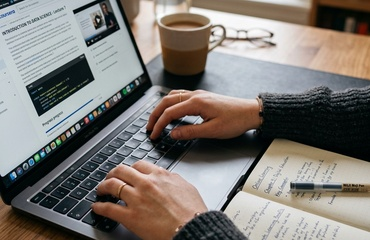
#> input picture media/courses/course_img_0.jpg, 370 x 240 px
$ python -i add_dm_image.py   (imports and definitions only)
#> lines starting #> are read from the running program, lines starting #| are printed output that depends on the picture
import os
import django
from PIL import Image

# [2 lines not run here, left out]

from courses.models import Course

def resize_and_crop(img_path, dest_path, target_size=(370, 436)):
#> called with img_path = 'media/courses/course_img_0.jpg', dest_path = 'out.png', target_size = (370, 436)
    with Image.open(img_path) as img:
#> img is the input picture: PIL image 370x240 RGB; mean R, G, B 127.2, 122.2, 117.1
        img = img.convert("RGBA")
#> img: PIL image 370x240 RGBA
        img_aspect = img.width / img.height
#> img_aspect = 1.54
        target_aspect = target_size[0] / target_size[1]

        if img_aspect > target_aspect:
            # Crop width
            new_width = int(target_aspect * img.height)
#> new_width = 203
            offset = (img.width - new_width) / 2
#> offset = 83.5
            crop_box = (offset, 0, img.width - offset, img.height)
#> crop_box = (83.5, 0, 286.5, 240)
        else:
            # Crop height
            new_height = int(img.width / target_aspect)
            offset = (img.height - new_height) / 2
            crop_box = (0, offset, img.width, img.height - offset)

        img = img.crop(crop_box)
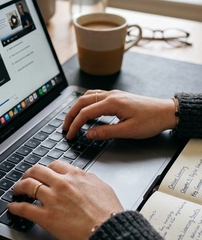
#> img: PIL image 202x240 RGBA; mean R, G, B, A 132.6, 123.9, 118.1, 255
        img = img.resize(target_size, Image.Resampling.LANCZOS)
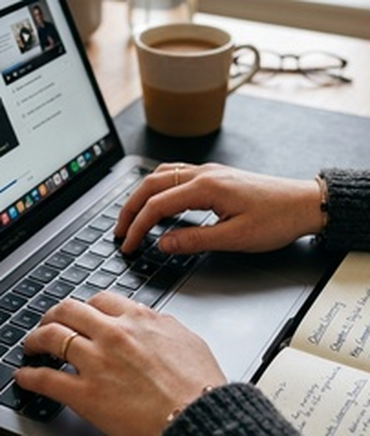
#> img: PIL image 370x436 RGBA; mean R, G, B, A 132.6, 123.9, 118.2, 255
        img.save(dest_path, "PNG")
        print(f"Saved {dest_path} with size {target_size}")

def update_digital_marketing_course():
    media_dir = r"c:\Users\Harsh\Downloads\lebari-education-html-template-2025-01-26-15-55-45-utc\lebari_django\media\courses"
    os.makedirs(media_dir, exist_ok=True)

    # Pick an existing generated image for marketing
    img_src = r"C:\Users\Harsh\.gemini\antigravity-ide\brain\69564934-de77-4300-8f5b-b1adc2491abf\feature_main_1781519382215.png"
    img_dest = os.path.join(media_dir, "digital_marketing.png")

    resize_and_crop(img_src, img_dest)

    course = Course.objects.filter(title__icontains="Digital Marketing").first()
    if course:
        course.image.name = "courses/digital_marketing.png"
        course.save()
        print("Updated Digital Marketing Course image")

# [2 lines not run here, left out]

>>> result = resize_and_crop('media/courses/course_img_0.jpg', 'out.png')

$ run again, on media/courses/course_img_1.jpg
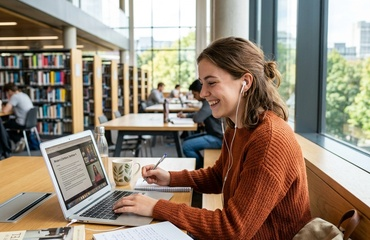
#> input picture media/courses/course_img_1.jpg, 370 x 240 px
#> in resize_and_crop, img is the input picture: PIL image 370x240 RGB; mean R, G, B 146.5, 132, 116.4
#> in resize_and_crop, `img = img.crop(crop_box)`:
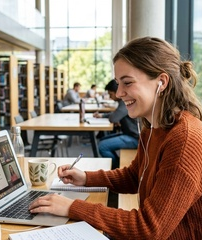
#> img: PIL image 202x240 RGBA; mean R, G, B, A 147.7, 127.8, 113.2, 255
#> in resize_and_crop, `img = img.resize(target_size, Image.Resampling.LANCZOS)`:
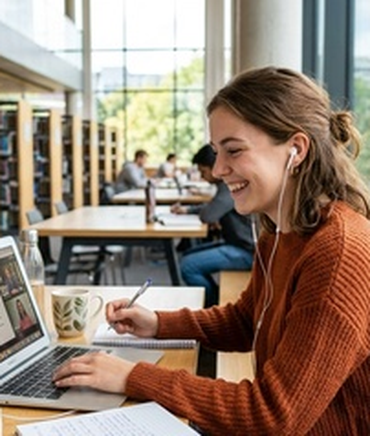
#> img: PIL image 370x436 RGBA; mean R, G, B, A 147.7, 127.8, 113.2, 255

$ run again, on media/courses/course_img_2.jpg
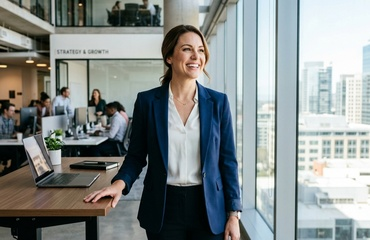
#> input picture media/courses/course_img_2.jpg, 370 x 240 px
#> in resize_and_crop, img is the input picture: PIL image 370x240 RGB; mean R, G, B 134.6, 140.9, 139.8
#> in resize_and_crop, `img = img.crop(crop_box)`:
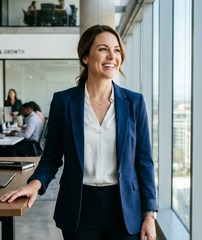
#> img: PIL image 202x240 RGBA; mean R, G, B, A 117.8, 126.7, 128.4, 255
#> in resize_and_crop, `img = img.resize(target_size, Image.Resampling.LANCZOS)`:
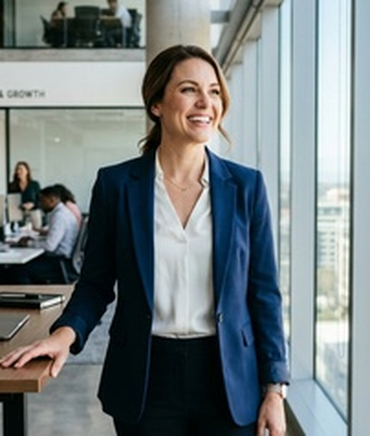
#> img: PIL image 370x436 RGBA; mean R, G, B, A 117.8, 126.7, 128.4, 255

$ run again, on media/courses/course_img_3.jpg
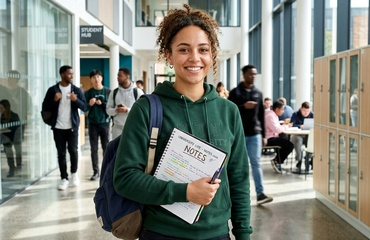
#> input picture media/courses/course_img_3.jpg, 370 x 240 px
#> in resize_and_crop, img is the input picture: PIL image 370x240 RGB; mean R, G, B 128.6, 133.3, 125.1
#> in resize_and_crop, `img = img.crop(crop_box)`:
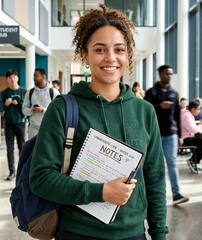
#> img: PIL image 202x240 RGBA; mean R, G, B, A 108.4, 114.5, 108.1, 255
#> in resize_and_crop, `img = img.resize(target_size, Image.Resampling.LANCZOS)`:
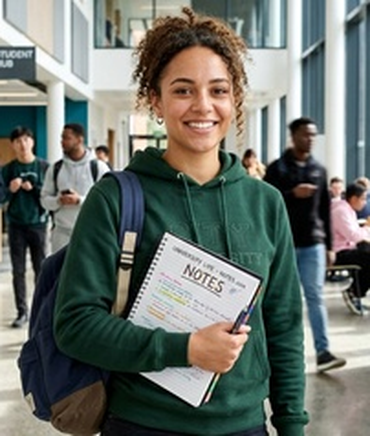
#> img: PIL image 370x436 RGBA; mean R, G, B, A 108.4, 114.5, 108.1, 255
